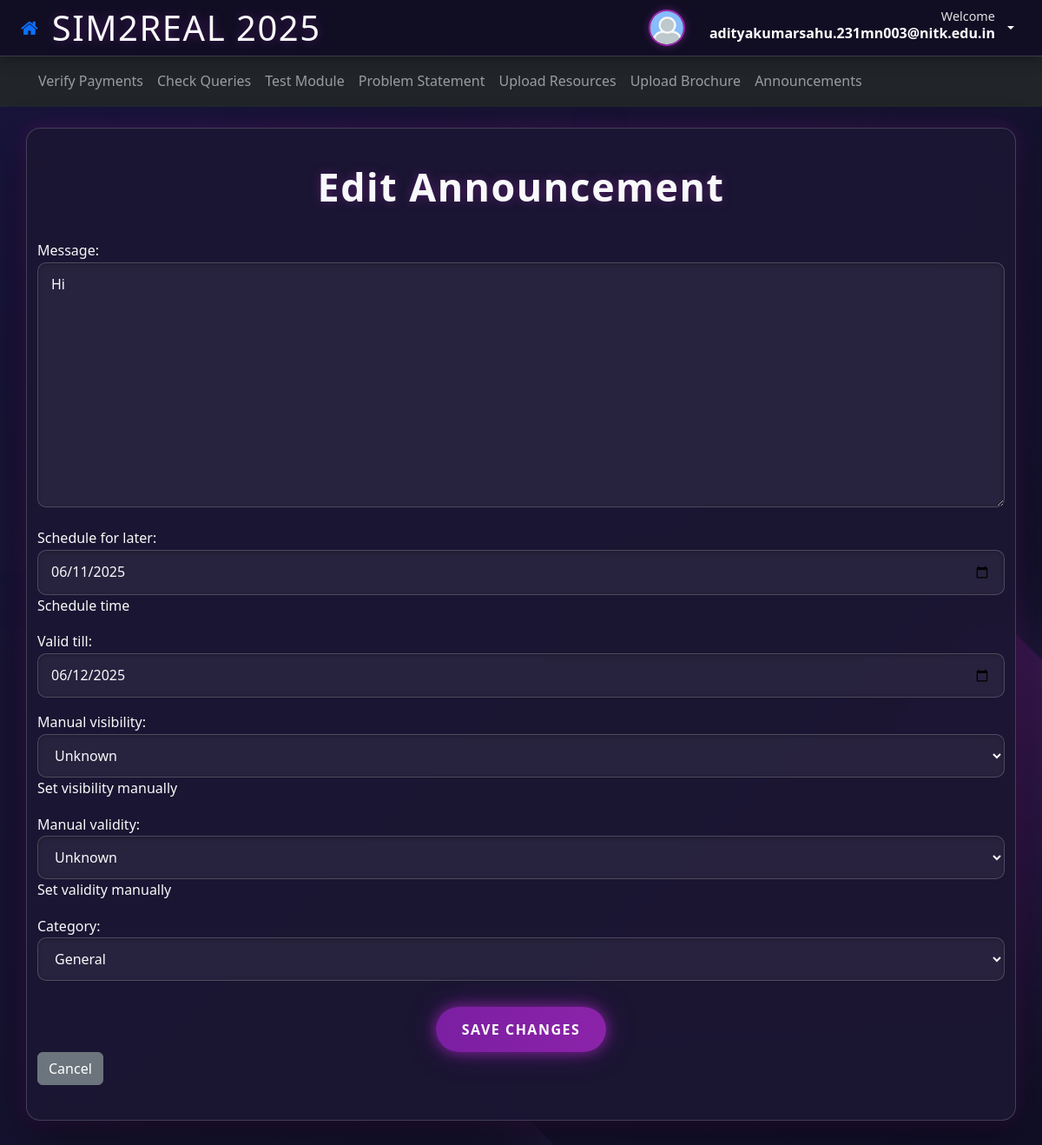
Before: /staff/modify/edit/3/ (signed in) with the older database file.
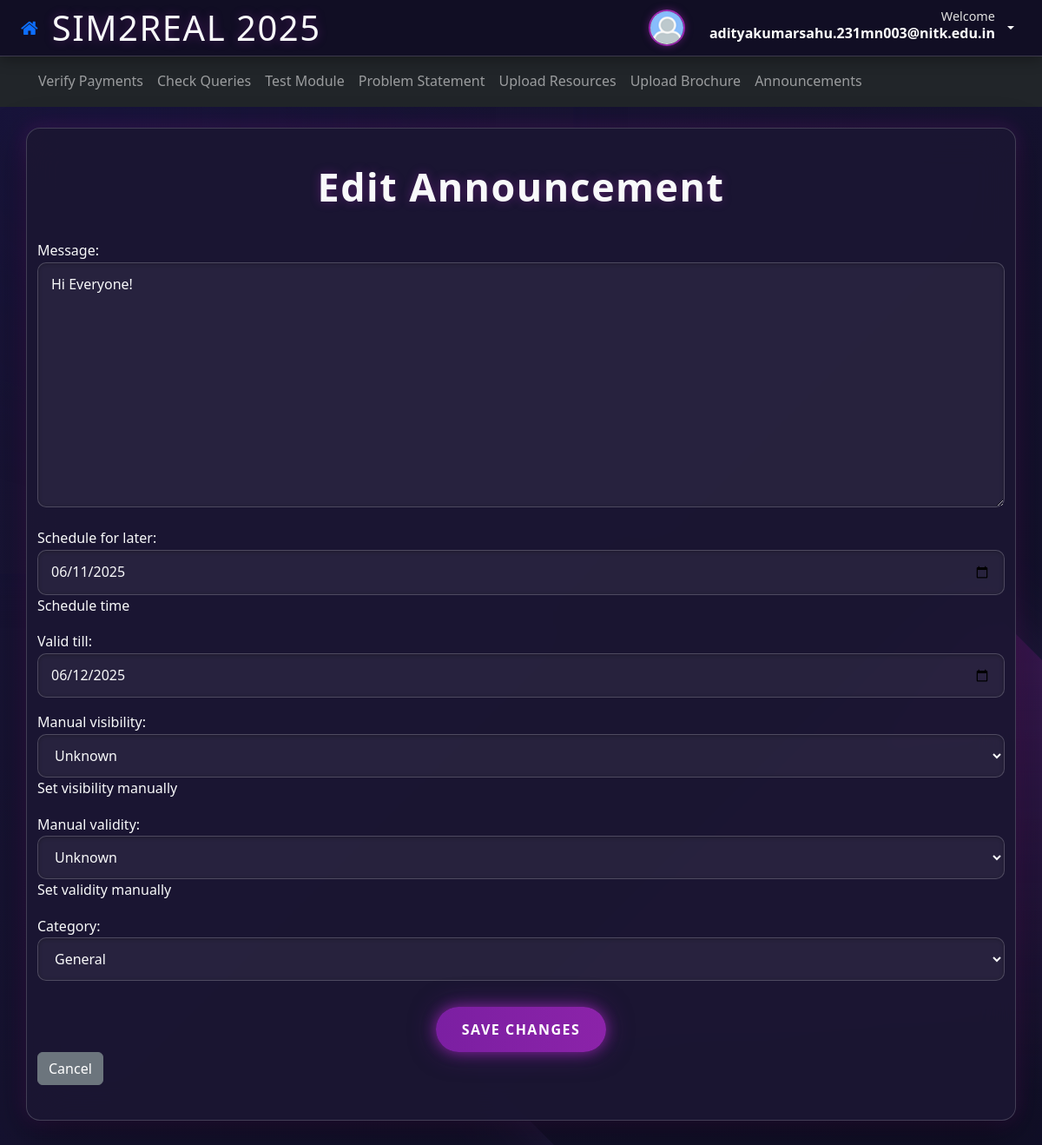
After: the same page with the newer database file.
### staff_home/models.py (models this page shows, shortened)
class Announcments(models.Model):
    message = models.TextField()
    created_at = models.DateTimeField(auto_now_add=True)  # more precise
    valid_till = models.DateField()
    created_by = models.ForeignKey(User, on_delete=models.CASCADE)
    schedule_for_later = models.DateField(help_text="Schedule time", null=True, blank=True)
    manual_visibility = models.BooleanField(null=True, blank=True, help_text="Set visibility manually")
    manual_validity = models.BooleanField(null=True, blank=True, help_text="Set validity manually")
    CATEGORY_CHOICES = [
        ('GENERAL', 'General'),
        ('REGISTERED', 'Registered'),
        ('NOT_REGISTERED', 'Not Registered'),
    ]
    category = models.CharField(max_length=20, choices=CATEGORY_CHOICES)

### staff_home/views.py (the view)
# urls.py: path('modify/edit/<int:pk>/',announcement_edit, name='announcement_edit'),
@login_required
def announcement_edit(request, pk):
    try:
        announcement = Announcments.objects.get(pk=pk, created_by=request.user)
    except Announcments.DoesNotExist:
        messages.error(request,"This Announcment is not made by you contact its creator.")
        return redirect('announcement_list')
    if request.method == 'POST':
        form = AnnouncmentForm(request.POST, instance=announcement)
        if form.is_valid():
            form.save()
            return redirect('announcement_list')
    else:
        form = AnnouncmentForm(instance=announcement)
    return render(request, 'staff_home/announcment_edit.html', {'form': form})

### staff_home/forms.py (shortened to what this page needs)
class AnnouncmentForm(forms.ModelForm):
    class Meta:
        model=Announcments
        fields=[
            'message',
            'schedule_for_later',
            'valid_till',
            'manual_visibility',
            'manual_validity',
            'category',
        ]
        widgets={
            'schedule_for_later': forms.DateInput(attrs={'type': 'date'}),
            'valid_till': forms.DateInput(attrs={'type': 'date'}),
        }

### staff_home/templates/staff_home/announcment_edit.html (shortened to what this page needs)
{% extends 'staff_home/base.html' %}
{% block content %}
<h2>Edit Announcement</h2>
<form method="post">
  {{ form.as_p }}
  <button type="submit" class="btn btn-primary">Save Changes</button>
  <a href="{% url 'announcement_list' %}" class="btn btn-secondary">Cancel</a>
</form>
{% endblock %}

Changed rows visible on the page:
changed Announcments "Unknown": message "Hi" → "Hi Everyone!"
